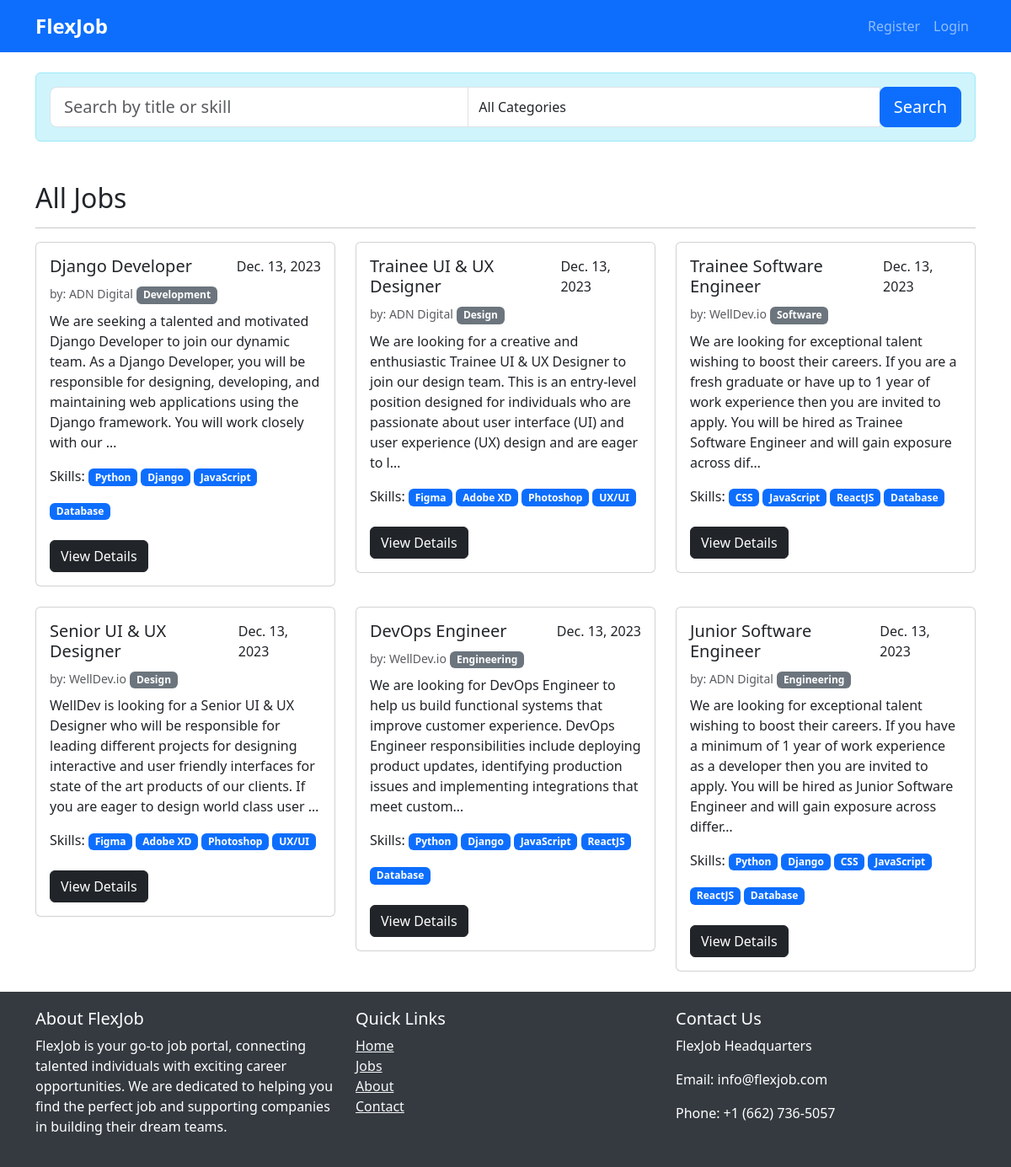
The page / on the database its author committed.
### app_core/models.py (models this page shows, shortened)
class JobPost(models.Model):
    recruiter = models.ForeignKey(RecruiterProfile, on_delete=models.CASCADE)
    title = models.CharField(max_length=255)
    openings = models.PositiveIntegerField()
    category = models.ForeignKey(Category, on_delete=models.CASCADE)
    description = models.TextField()
    skill_set = models.ManyToManyField(Skill)
    posted_at = models.DateTimeField(auto_now_add=True)
    updated_at = models.DateTimeField(auto_now=True)

class RecruiterProfile(models.Model):
    user_profile = models.OneToOneField(UserProfile, on_delete=models.CASCADE)
    company_name = models.CharField(max_length=255)
    address = models.TextField()

class Category(models.Model):
    name = models.CharField(max_length=50, unique=True)
    def __str__(self):
        return self.name

class Skill(models.Model):
    name = models.CharField(max_length=50, unique=True)

### app_core/views.py (the view)
# urls.py: path('', job_list, name='jobs'),
def job_list(request):
    categories = Category.objects.all()
    title_filter = request.GET.get('title', '')
    category_filter = request.GET.get('category', '')
    jobs = JobPost.objects.filter(title__icontains=title_filter)
    if category_filter:
        jobs = jobs.filter(category__id=category_filter)
    if request.user.is_authenticated and request.user.user_type == 'JobSeeker':
        try:
            job_seeker_profile = JobSeekerProfile.objects.get(user_profile=request.user)
        except JobSeekerProfile.DoesNotExist:
            job_seeker_profile = JobSeekerProfile.objects.create(user_profile=request.user)
        job_seeker_skills = job_seeker_profile.skills.all()
        matching_jobs = JobPost.objects.filter(skill_set__in=job_seeker_skills).distinct()
    else:
        job_seeker_profile = None
        matching_jobs = None
    return render(request, 'job_list.html', {'jobs': jobs, 'matching_jobs': matching_jobs, 'categories': categories, 'title_filter': title_filter, 'category_filter': category_filter})

### app_core/templates/job_list.html (shortened to what this page needs)
{% extends 'base.html' %}
{% block content %}
    <div class="container mt-4">
            <form method="get" action="{% url 'jobs' %}" id="searchForm" class="form">
                <div class="input-group mb-5 alert alert-info">
                        <input type="text" class="form-control form-control-lg" placeholder="Search by title or skill" id="searchInput">
                        <select class="form-control" id="categoryDropdown">
                            <option value="">All Categories</option>
                        </select>
                        <div class="input-group-append">
                            <button class="btn btn-lg btn-primary" type="submit" id="searchButton"> Search</button>
                        </div>
                </div>
            </form>
        <h2>All Jobs</h2>
        <hr>
        <div class="row">
            {% for job in jobs %}
                <div class="col-md-4 mb-4">
                    <div class="card">
                        <div class="card-body">
                            <div class="d-flex justify-content-between">
                                <h5 class="card-title">{{ job.title }}</h5>
                                <span>{{ job.posted_at|date:"M. d, Y" }}</span>
                            </div>
                            <small class='text-muted'>by: {{job.recruiter.company_name}}</small>
                            <span class="badge bg-secondary">{{job.category}}</span>
                            <p class="card-text mt-2">{{ job.description |truncatechars:250 }}</p>
                            <div class="skills-badges">Skills:
                                {% for skill in job.skill_set.all %}
                                    <p class="badge bg-primary  ">{{ skill.name }}</p>
                                {% endfor %}
                            </div>
                            <a href="{% url 'job_detail' pk=job.pk %}" class="btn btn-dark mt-2">View Details</a>
                        </div>
                    </div>
                </div>
            {% endfor %}
        </div>
    </div>
{% endblock %}

### app_core/templates/base.html (shortened to what this page needs)
<!doctype html>
<html lang="en">
  <head>
    <link href="https://cdn.jsdelivr.net/npm/bootstrap@5.3.2/dist/css/bootstrap.min.css" rel="stylesheet">
    <link href="https://cdn.jsdelivr.net/npm/remixicon@3.7.0/fonts/remixicon.css" rel="stylesheet">
  </head>
  <body style="overflow-x: hidden;">
    <nav class="navbar navbar-expand-lg navbar-light bg-primary" data-bs-theme='dark'>
        <div class="container">
          <a class="navbar-brand fw-bolder fs-4" href="{% url "jobs" %}"> FlexJob</a>
          <div class="collapse navbar-collapse" id="navbarSupportedContent">
            <ul class="navbar-nav ms-auto">
                {% if user.is_authenticated %}
                  {% if user.user_type == 'Recruiter' %}
                    <li class="nav-item">
                      <a class="nav-link" href="{% url 'job_post' %}"><i class="ri-edit-box-line"></i> Post a Job</a>
                    </li>
                  {% endif %}
                  <div class="dropdown">
                    <button class="btn dropdown-toggle" data-bs-toggle="dropdown" href="{% url 'profile' %}"><i class="ri-user-3-line"></i> My Account</button>
                    <ul class="dropdown-menu">
                      <li><a class="dropdown-item mb-2" href="{% url "profile" %}"><i class="ri-user-3-fill"></i> Profile</a></li>
                      <li><a class="dropdown-item mb-2" href="{% url "user_jobs" %}"><i class="ri-briefcase-3-line"></i> My Jobs</a></li>
                      <li><a class="dropdown-item" href="{% url "logout" %}"><i class="ri-logout-circle-r-line"></i> logout</a></li>
                    </ul>
                  </div>
                  {% else %}
                  <li class="nav-item">
                    <a class="nav-link" href="{% url 'register' %}"> Register</a>
                  </li>
                  <li class="nav-item">
                    <a class="nav-link" href="{% url 'login' %}"> Login</a>
                  </li>
                {% endif %}
            </ul>
          </div>
        </div>
      </nav>
      {% block content %}{% endblock content %}
  <footer class="footer mt-auto">
    <div class="container">
      <div class="row">
        <div class="col-md-4">
          <h5>About FlexJob</h5>
          <p>FlexJob is your go-to job portal, connecting talented individuals with exciting career opportunities.
             We are dedicated to helping you find the perfect job and supporting companies in building their dream teams.
          </p>
        </div>
        <div class="col-md-4">
          <h5>Quick Links</h5>
          <ul class="list-unstyled">
            <li><a href="{% url 'jobs' %}" class="text-light">Home</a></li>
            <li><a href="{% url 'jobs' %}" class="text-light">Jobs</a></li>
            <li><a href="#" class="text-light">About</a></li>
            <li><a href="#" class="text-light">Contact</a></li>
          </ul>
        </div>
        <div class="col-md-4">
          <h5>Contact Us</h5>
          <address>
            <p>FlexJob Headquarters</p>
            <p>Email: info@flexjob.com</p>
            <p>Phone: +1 (662) 736-5057</p>
          </address>
        </div>
      </div>
    </div>
  </footer>
  </body>
</html>

### app_core/templates/base.html (style rules this page uses)
body { display: flex; flex-direction: column; min-height: 100vh; }
.footer { background-color: #343a40; color: #fff; padding: 20px; margin-top: auto; }

### rows shown on the page
JobPost: title "Django Developer", posted_at "Dec. 13, 2023", recruiter.company_name "ADN Digital", category "Development", description "We are seeking a talented and motivated Django Developer to join our dynamic team. As a Django Developer, you will be responsible for designing, developing, and maintaining web applications using the Django framework. You will work closely with our …"
Skill: name "Python"
Skill: name "Django"
Skill: name "JavaScript"
Skill: name "Database"
JobPost: title "Trainee UI & UX Designer", posted_at "Dec. 13, 2023", recruiter.company_name "ADN Digital", category "Design", description "We are looking for a creative and enthusiastic Trainee UI & UX Designer to join our design team. This is an entry-level position designed for individuals who are passionate about user interface (UI) and user experience (UX) design and are eager to l…"
Skill: name "Figma"
Skill: name "Adobe XD"
Skill: name "Photoshop"
Skill: name "UX/UI"
JobPost: title "Trainee Software Engineer", posted_at "Dec. 13, 2023", recruiter.company_name "WellDev.io", category "Software", description "We are looking for exceptional talent wishing to boost their careers. If you are a fresh graduate or have up to 1 year of work experience then you are invited to apply. You will be hired as Trainee Software Engineer and will gain exposure across dif…"
Skill: name "CSS"
Skill: name "ReactJS"
JobPost: title "Senior UI & UX Designer", posted_at "Dec. 13, 2023", recruiter.company_name "WellDev.io", category "Design", description "WellDev is looking for a Senior UI & UX Designer who will be responsible for leading different projects for designing interactive and user friendly interfaces for state of the art products of our clients. If you are eager to design world class user …"
JobPost: title "DevOps Engineer", posted_at "Dec. 13, 2023", recruiter.company_name "WellDev.io", category "Engineering", description "We are looking for DevOps Engineer to help us build functional systems that improve customer experience. DevOps Engineer responsibilities include deploying product updates, identifying production issues and implementing integrations that meet custom…"
JobPost: title "Junior Software Engineer", posted_at "Dec. 13, 2023", recruiter.company_name "ADN Digital", category "Engineering", description "We are looking for exceptional talent wishing to boost their careers. If you have a minimum of 1 year of work experience as a developer then you are invited to apply. You will be hired as Junior Software Engineer and will gain exposure across differ…"
